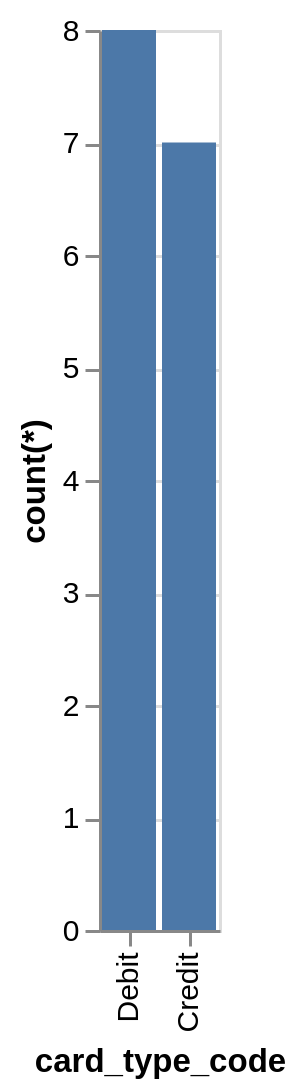

Describe this chart as a Vega-Lite specification.
### Vega-Lite specification from a JSON file in a GitHub repository (floating-point values rounded to 4 significant figures)
{"data": {"values": [{"x_data": "Debit", "y_data": 8}, {"x_data": "Credit", "y_data": 7}]}, "mark": "bar", "encoding": {"x": {"field": "x_data", "type": "nominal", "title": "card_type_code", "sort": {"op": "sum", "field": "y_data", "order": "descending"}}, "y": {"field": "y_data", "type": "quantitative", "title": "count(*)"}}}
